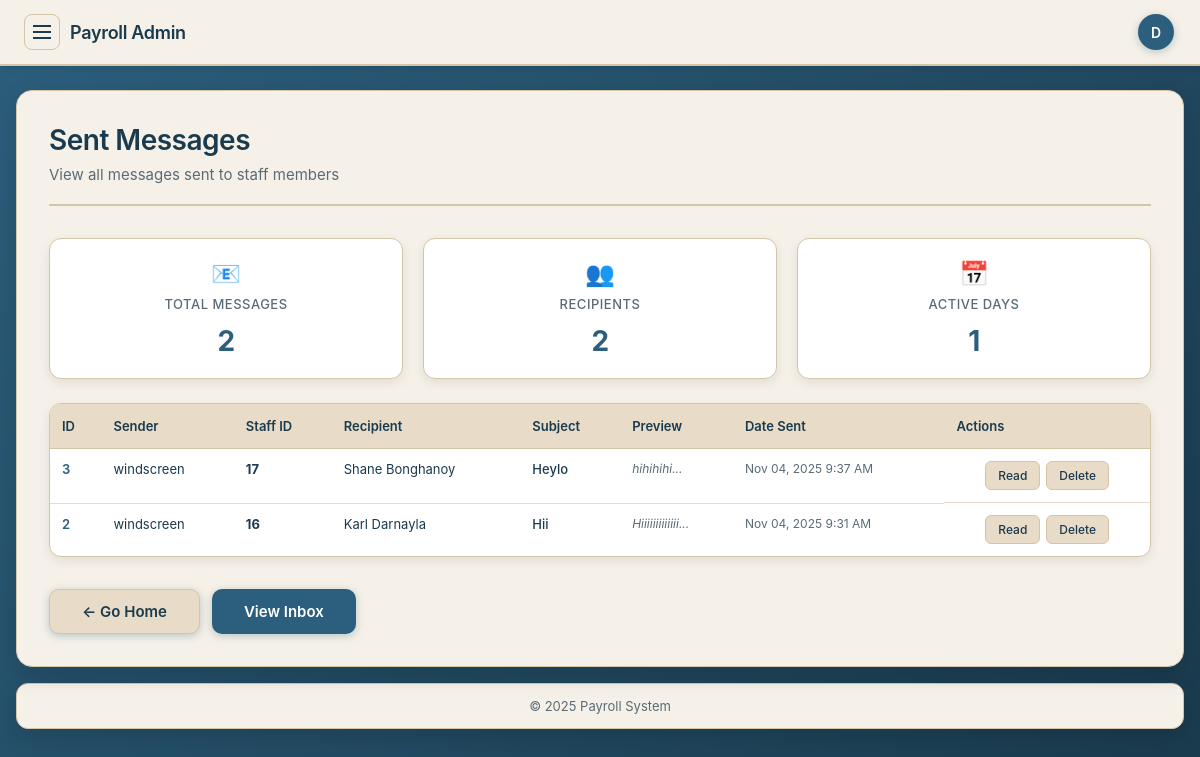
/admin/sentmessages.php (signed in), run on the app's committed database.
### tables this page shows
CREATE TABLE `admin_outbox` (
  `ao_id` int(11) NOT NULL,
  `staff_id` int(100) NOT NULL,
  `sender` varchar(100) NOT NULL,
  `receiver` varchar(100) NOT NULL,
  `msg_subject` text NOT NULL,
  `msg_msg` text NOT NULL,
  `sent_date` timestamp NOT NULL DEFAULT current_timestamp() ON UPDATE current_timestamp()
);

### admin/sentmessages.php (the view, shortened to what this page needs)
<?php
include_once('connection.php');
?>
<!DOCTYPE html>
<html>
<head>
<link rel="stylesheet" href="../css/style.css?v=20251009" type="text/css" />
</head>
<body>
<div class="app-shell">
	<div class="headerbar">
		<div class="brand-wrap">
			<button class="hamburger" id="sidebarToggle" aria-label="Toggle sidebar">
				<span></span><span></span><span></span>
			</button>
			<div class="brand">Payroll Admin</div>
		</div>
		<div class="user-profile">
			<div class="avatar">D</div>
		</div>
	</div>
	<div class="layout" id="layout">
		<main class="main">
			<div class="page-header">
				<h2>Sent Messages</h2>
				<p>View all messages sent to staff members</p>
			</div>
			<?php
			$qry_stats = mysqli_query($conn, "SELECT
				COUNT(*) as total_messages,
				COUNT(DISTINCT staff_id) as unique_recipients,
				COUNT(DISTINCT DATE(sent_date)) as days_active
				FROM admin_outbox");
			$stats = mysqli_fetch_assoc($qry_stats);
			?>
			<div class="message-stats-cards">
				<div class="message-stats-card">
					<div class="message-stats-icon">📧</div>
					<h3>Total Messages</h3>
					<p class="message-stats-value"><?php echo number_format($stats['total_messages']); ?></p>
				</div>
				<div class="message-stats-card">
					<div class="message-stats-icon">👥</div>
					<h3>Recipients</h3>
					<p class="message-stats-value"><?php echo number_format($stats['unique_recipients']); ?></p>
				</div>
				<div class="message-stats-card">
					<div class="message-stats-icon">📅</div>
					<h3>Active Days</h3>
					<p class="message-stats-value"><?php echo number_format($stats['days_active']); ?></p>
				</div>
			</div>
			<div class="messages-table-wrapper">
				<?php
				$qry = mysqli_query($conn, "SELECT * FROM admin_outbox ORDER BY sent_date DESC");
				?>
				<table class="messages-data-table">
					<thead>
						<tr>
							<th>ID</th>
							<th>Sender</th>
							<th>Staff ID</th>
							<th>Recipient</th>
							<th>Subject</th>
							<th>Preview</th>
							<th>Date Sent</th>
							<th>Actions</th>
						</tr>
					</thead>
					<tbody>
						<?php
						if (mysqli_num_rows($qry) > 0) {
							while ($row = mysqli_fetch_assoc($qry)) {
								echo "<tr>";
								echo "<td class='msg-id'>" . htmlspecialchars($row['ao_id']) . "</td>";
								echo "<td>" . htmlspecialchars($row['sender']) . "</td>";
								echo "<td><strong>" . htmlspecialchars($row['staff_id']) . "</strong></td>";
								echo "<td>" . htmlspecialchars($row['receiver']) . "</td>";
								echo "<td class='msg-subject'>" . htmlspecialchars($row['msg_subject']) . "</td>";
								echo "<td class='msg-preview'>" . htmlspecialchars(substr($row['msg_msg'], 0, 50)) . "...</td>";
								echo "<td class='msg-date'>" . date('M d, Y g:i A', strtotime($row['sent_date'])) . "</td>";
								echo "<td class='action-buttons'>";
								echo "<a href='readmessage.php?staff_id=" . $row['staff_id'] . "&ao_id=" . $row['ao_id'] . "' class='action-btn btn-edit'>Read</a>";
								echo "<a href='messagedelete.php?staff_id=" . $row['staff_id'] . "&ao_id=" . $row['ao_id'] . "' class='action-btn btn-delete' onclick='return confirm(\"Are you sure you want to delete this message?\")'>Delete</a>";
								echo "</td>";
								echo "</tr>";
							}
						} else {
							echo "<tr><td colspan='8' style='text-align:center; padding:20px; color:#5a6b75;'>No messages found</td></tr>";
						}
						?>
					</tbody>
				</table>
			</div>
			<div class="quick-actions">
				<a href="index.php" class="btn btn-secondary">
					<span>← Go Home</span>
				</a>
				<a href="inbox.php" class="btn btn-primary">
					<span>View Inbox</span>
				</a>
			</div>
		</main>
	</div>
	<div class="footerbar">&copy; <?php echo date('Y'); ?> Payroll System</div>
</div>
</body>
</html>

### css/style.css (style rules this page uses)
body, html { margin:0; padding:0; font-family: -apple-system, BlinkMacSystemFont, "Segoe UI", Roboto, "Helvetica Neue", Arial, sans-serif; font-size:14px; background: linear-gradient(135deg, #2c5f7d 0%, #1a3a4d 100%); min-height: 100vh; }
.app-shell { max-width: 1400px; margin: 0 auto; padding: 90px 24px 0 24px; }
.headerbar { background: #f5f1e8; border: 0; border-bottom: 2px solid #d4c4a8; border-radius: 0; box-shadow: 0 2px 8px rgba(0,0,0,.1); padding: 14px 24px; display: flex; align-items: center; justify-content: space-between; position: fixed; left: 0; right: 0; top: 0; width: 100%; z-index: 1000; }
.brand-wrap { display: flex; align-items: center; gap: 10px; }
.hamburger { width: 36px; height: 36px; background: transparent; border: 1.5px solid #d4c4a8; border-radius: 8px; display: inline-flex; flex-direction: column; align-items: center; justify-content: center; cursor: pointer; transition: all 0.2s ease; }
.hamburger span { display: block; width: 18px; height: 2px; background: #1a3a4d; margin: 2px 0; }
.brand { font-weight: 600; font-size: 18px; color: #1a3a4d; letter-spacing: -0.3px; }
.user-profile { display: flex; align-items: center; gap: 8px; margin-right: 50px; }
.avatar { width: 36px; height: 36px; border-radius: 50%; background: #2c5f7d; color: #fff; display: inline-flex; align-items: center; justify-content: center; font-weight: 600; font-size: 14px; box-shadow: 0 2px 8px rgba(44, 95, 125, 0.3); }
.layout { display: block; position: relative; }
.btn, .nav-link { display: block; padding: 11px 14px; border-radius: 10px; text-decoration: none; background: #2c5f7d; color: #fff; border: none; box-shadow: 0 2px 8px rgba(44, 95, 125, 0.3); text-align: center; font-weight: 500; font-size: 14px; transition: all 0.2s ease; cursor: pointer; }
.main { background: #f5f1e8; border: 1.5px solid #d4c4a8; border-radius: 16px; box-shadow: 0 8px 24px rgba(0,0,0,.15); padding: 32px; }
.footerbar { margin-top: 16px; background: #f5f1e8; border: 1.5px solid #d4c4a8; border-radius: 12px; box-shadow: 0 8px 24px rgba(0,0,0,.15); padding: 14px 20px; font-size: 13px; color: #5a6b75; text-align: center; }
.page-header { margin-bottom: 32px; padding-bottom: 20px; border-bottom: 2px solid #d4c4a8; }
.page-header h2 { color: #1a3a4d; font-size: 28px; font-weight: 600; margin: 0 0 8px 0; letter-spacing: -0.5px; }
.page-header p { color: #5a6b75; font-size: 15px; margin: 0; }
.btn-primary { background: #2c5f7d; color: white; padding: 12px 32px; border: none; border-radius: 10px; font-size: 15px; font-weight: 600; cursor: pointer; transition: all 0.2s ease; }
.btn-secondary { background: #e8dcc8; color: #1a3a4d; padding: 12px 32px; border: 1.5px solid #d4c4a8; border-radius: 10px; font-size: 15px; font-weight: 600; cursor: pointer; transition: all 0.2s ease; }
.action-buttons { display: flex; gap: 6px; flex-wrap: wrap; justify-content: center; align-items: center; }
.action-btn { display: inline-block; padding: 6px 12px; border-radius: 6px; font-size: 12px; font-weight: 500; text-decoration: none; transition: all 0.2s ease; white-space: nowrap; }
.btn-edit { background: #e8dcc8; color: #1a3a4d; border: 1px solid #d4c4a8; }
.btn-delete { background: #e8dcc8; color: #1a3a4d; border: 1px solid #d4c4a8; }
.quick-actions { display: flex; gap: 12px; justify-content: flex-start; padding-top: 8px; }
.quick-actions .btn { display: inline-flex; align-items: center; gap: 8px; }
.layout { position: relative; }
.main { grid-column: 1; }
@media (max-width: 1400px) { .app-shell { max-width: 100%; padding: 90px 20px 0 20px; } }
@media (max-width: 1200px) { .app-shell { padding: 90px 16px 0 16px; } }

### data on the page
admin_outbox: ao_id "3", sender "windscreen", staff "17", receiver "Shane Bonghanoy", msg_subject "Heylo", msg_msg "hihihihi", sent_date "Nov 04, 2025 9:37 AM"
admin_outbox: ao_id "2", sender "windscreen", staff "16", receiver "Karl Darnayla", msg_subject "Hii", msg_msg "Hiiiiiiiiiiiii", sent_date "Nov 04, 2025 9:31 AM"

### other printed values
$stats['total_messages'] "2"
$stats['unique_recipients'] "2"
$stats['days_active'] "1"
